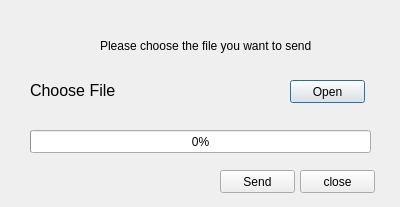
<?xml version="1.0" encoding="UTF-8"?>
<ui version="4.0">
 <class>Server</class>
 <widget class="QDialog" name="Server">
  <property name="geometry">
   <rect>
    <x>0</x>
    <y>0</y>
    <width>400</width>
    <height>207</height>
   </rect>
  </property>
  <property name="windowTitle">
   <string>发送</string>
  </property>
  <widget class="QProgressBar" name="progressBar">
   <property name="geometry">
    <rect>
     <x>30</x>
     <y>130</y>
     <width>341</width>
     <height>23</height>
    </rect>
   </property>
   <property name="value">
    <number>0</number>
   </property>
  </widget>
  <widget class="QPushButton" name="sOpenBtn">
   <property name="geometry">
    <rect>
     <x>290</x>
     <y>80</y>
     <width>75</width>
     <height>23</height>
    </rect>
   </property>
   <property name="text">
    <string>Open</string>
   </property>
  </widget>
  <widget class="QPushButton" name="sSendBtn">
   <property name="geometry">
    <rect>
     <x>220</x>
     <y>170</y>
     <width>75</width>
     <height>23</height>
    </rect>
   </property>
   <property name="text">
    <string>Send</string>
   </property>
  </widget>
  <widget class="QPushButton" name="sCloseBtn">
   <property name="geometry">
    <rect>
     <x>300</x>
     <y>170</y>
     <width>75</width>
     <height>23</height>
    </rect>
   </property>
   <property name="text">
    <string>close</string>
   </property>
  </widget>
  <widget class="QLabel" name="label_2">
   <property name="geometry">
    <rect>
     <x>30</x>
     <y>80</y>
     <width>131</width>
     <height>21</height>
    </rect>
   </property>
   <property name="font">
    <font>
     <pointsize>12</pointsize>
    </font>
   </property>
   <property name="text">
    <string>Choose File</string>
   </property>
  </widget>
  <widget class="QLabel" name="label">
   <property name="geometry">
    <rect>
     <x>100</x>
     <y>30</y>
     <width>221</width>
     <height>31</height>
    </rect>
   </property>
   <property name="text">
    <string>Please choose the file you want to send</string>
   </property>
  </widget>
 </widget>
 <resources/>
 <connections/>
</ui>
